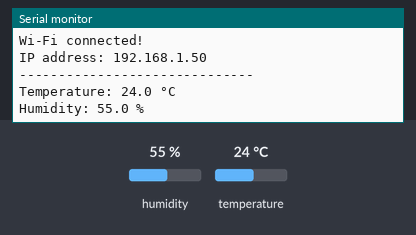
A sketch run on a simulated ESP8266 (NodeMCU). Parts: the last lines printed to the serial monitor. The inputs (shaded band) are chosen by the test bench; at power-on: humidity 55 %, temperature 24 °C. WiFi joins after 1.5 s; servers stay silent unless stated; web services answer with replies made up by the test bench.

Above: at 2.7 s.
2.8 s: humidity set to 22 %
At 7.1 s:
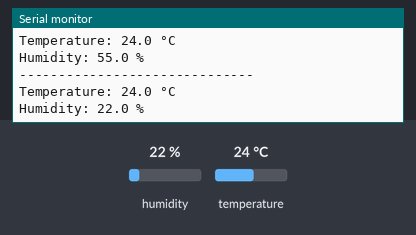
7.4 s: temperature set to 12 °C
At 10.8 s:
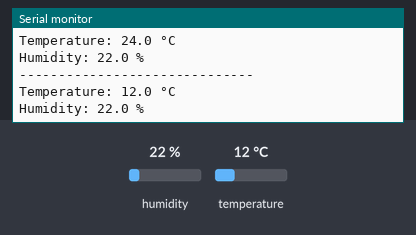
12.0 s: humidity set to 40 %
At 15.3 s:
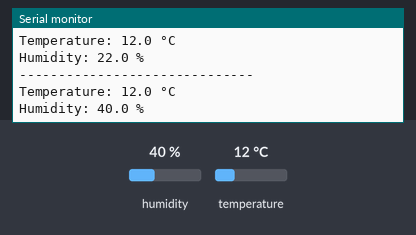
Timing chart, 0 to 16.8 s (numbered marks = the images above; inputs shaded):
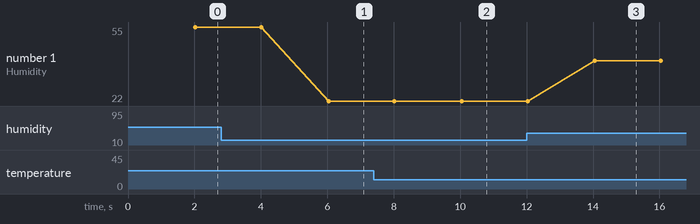

Measured:
- after the input at 2.8 s, the serial monitor: prints a new line after 3.2 s (image 1)
- after the input at 7.4 s, the serial monitor: prints a new line after 2.6 s (image 2)
- after the input at 12.0 s, the serial monitor: prints a new line after 2.1 s (image 3)
- plotted number 1: 55 → 22 after the input at 2.8 s, 22 → 40 after the input at 12.0 s

The sketch:

code.ino
```cpp
#include <ESP8266WiFi.h>
#include <ESP8266HTTPClient.h>
#include <DHT.h>

// Same Wi-Fi credentials
const char* ssid = "Batman ";
const char* password = "123456789";

// Same ThingSpeak Write API Key
const char* writeAPIKey = "Q2IRYIIOKQ1NX02S";

// DHT11 sensor connected to D2
#define DHTPIN D2
#define DHTTYPE DHT11

DHT dht(DHTPIN, DHTTYPE);
WiFiClient client;

// Timing settings
const unsigned long SENSOR_INTERVAL = 2000;
const unsigned long UPLOAD_INTERVAL = 20000;

unsigned long lastSensorRead = 0;
unsigned long lastUpload = 0;

float temperature = NAN;
float humidity = NAN;

void connectWiFi() {
  if (WiFi.status() == WL_CONNECTED) {
    return;
  }

  Serial.println("Connecting to Wi-Fi...");
  WiFi.begin(ssid, password);

  unsigned long startAttempt = millis();

  while (WiFi.status() != WL_CONNECTED &&
         millis() - startAttempt < 20000) {
    delay(500);
    Serial.print(".");
  }

  if (WiFi.status() == WL_CONNECTED) {
    Serial.println("\nWi-Fi connected!");
    Serial.print("IP address: ");
    Serial.println(WiFi.localIP());
  } else {
    Serial.println("\nWi-Fi connection failed. Will retry.");
  }
}

void uploadToThingSpeak() {
  if (WiFi.status() != WL_CONNECTED) {
    Serial.println("Upload skipped: Wi-Fi disconnected.");
    return;
  }

  HTTPClient http;

  String url = "http://api.thingspeak.com/update?api_key=";
  url += writeAPIKey;
  url += "&field1=" + String(temperature, 1);
  url += "&field2=" + String(humidity, 1);

  http.setTimeout(8000);

  if (!http.begin(client, url)) {
    Serial.println("Could not start HTTP request.");
    return;
  }

  int responseCode = http.GET();

  if (responseCode == 200) {
    String response = http.getString();
    response.trim();

    long entryID = response.toInt();

    if (entryID > 0) {
      Serial.print("ThingSpeak upload successful! Entry ID: ");
      Serial.println(entryID);
    } else {
      Serial.println(
        "Upload rejected. Check API key and channel update interval."
      );
    }
  } else {
    Serial.print("HTTP error: ");
    Serial.println(responseCode);
  }

  http.end();
}

void setup() {
  Serial.begin(115200);

  dht.begin();

  Serial.println();
  Serial.println("==============================");
  Serial.println("ESP8266 DHT11 Monitor");
  Serial.println("Temperature and Humidity");
  Serial.println("==============================");

  WiFi.mode(WIFI_STA);
  connectWiFi();
}

void loop() {
  unsigned long now = millis();

  // Reconnect if Wi-Fi disconnects
  if (WiFi.status() != WL_CONNECTED) {
    connectWiFi();
  }

  // Read DHT11 every 2 seconds
  if (now - lastSensorRead >= SENSOR_INTERVAL) {
    lastSensorRead = now;

    float newTemperature = dht.readTemperature();
    float newHumidity = dht.readHumidity();

    if (isnan(newTemperature) || isnan(newHumidity)) {
      Serial.println("DHT11 reading failed. Check wiring.");
    } else {
      temperature = newTemperature;
      humidity = newHumidity;

      Serial.println("------------------------------");

      Serial.print("Temperature: ");
      Serial.print(temperature, 1);
      Serial.println(" °C");

      Serial.print("Humidity: ");
      Serial.print(humidity, 1);
      Serial.println(" %");
    }
  }

  // Upload every 20 seconds
  if (now - lastUpload >= UPLOAD_INTERVAL) {
    lastUpload = now;

    if (!isnan(temperature) && !isnan(humidity)) {
      uploadToThingSpeak();
    } else {
      Serial.println("Upload skipped: no valid DHT11 reading.");
    }
  }

  delay(10);
}
```
